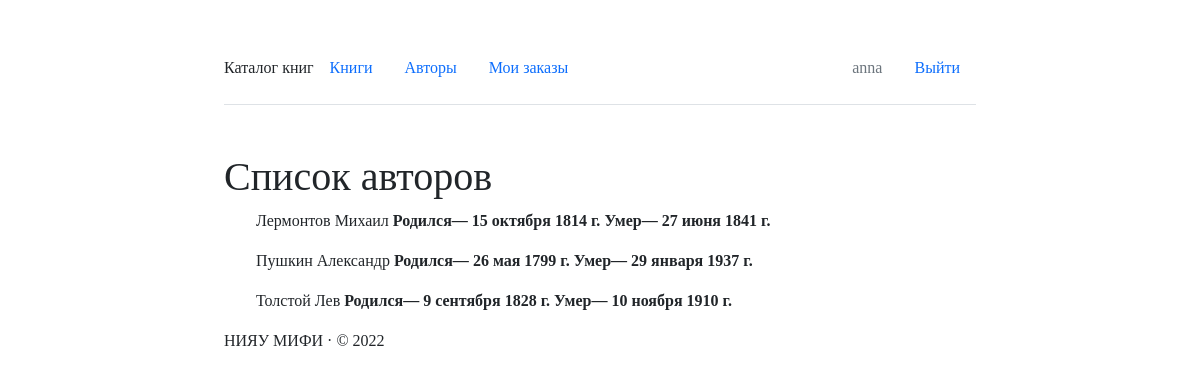
Page /authors/ (signed in) on the committed database.
### catalog/models.py (models this page shows, shortened)
class Author(models.Model):
    first_name = models.CharField(max_length=200, verbose_name='Имя автора')
    last_name = models.CharField(max_length=200, verbose_name='Фамилия автора')
    date_of_birth = models.DateField(
        verbose_name='Дата рождения', null=True, blank=True)
    date_of_death = models.DateField(
        verbose_name='Дата смерти', null=True, blank=True)
    class Meta:
        ordering = ('last_name', 'first_name' ,)
        verbose_name = 'Автор'
        verbose_name_plural = 'Авторы'

### catalog/views.py (the view)
# urls.py: re_path(r"^authors/$", views.AuthorListView.as_view(),
class AuthorListView(generic.ListView):
    model = Author
    paginate_by = 10

### catalog/templates/catalog/author_list.html
{%extends "base.html"%}
{%block content%}
<h1>Список авторов</h1>
  {%if author_list%}
    <ul>
      {% for author in author_list %}
      <p>
        {{author.last_name}} {{author.first_name}}
        <b>
          Родился—
          {{author.date_of_birth}}
        </b>
        <b>
          Умер—
          {{author.date_of_death}}
        </b>
      </p>
      {% endfor %}
    </ul>
  {%else%}
    <p>В базе данных нет авторов</p>
  {%endif%}
{%endblock%}

### catalog/templates/base.html (shortened to what this page needs)
{% load static %}
<html>
<head>
    <link href="https://cdn.jsdelivr.net/npm/bootstrap@5.2.2/dist/css/bootstrap.min.css" rel="stylesheet"
>
    <link rel="stylesheet" href="https://cdn.jsdelivr.net/npm/bootstrap-icons@1.9.1/font/bootstrap-icons.css">
    <link rel="stylesheet" href="{%static 'css/main.css'%}">
</head>
<body>
    <div class="col-lg-8 mx-auto p-4 py-md-5">
        <header class="d-flex align-items-center pb-3 mb-5 border-bottom">
            <a href="/" class="d-flex align-items-center text-dark text-decoration-none navbar-header">
                Каталог книг
            </a>
            <nav class="nav">
                <a href="{%url 'books'%}" class="nav-link">Книги</a>
                <a href="{%url 'authors'%}" class="nav-link">Авторы</a>
                {%if user.is_authenticated%}
                <a href="{%url 'my-borrowed'%}" class="nav-link">Мои заказы</a>
                {%endif%}
            </nav>
            <nav class="nav ms-auto">
                {%if user.is_authenticated%}
                <a class="nav-link disabled">{{user.get_username}}</a>
                <a href="{% url 'logout'%}?next={{request.path}}" class="nav-link">Выйти</a>
                {%else%}
                <a href="{% url 'login'%}?next={{request.path}}" class="nav-link">Войти</a>
                {%endif%}
            </nav>
        </header>
        <main>
            {%block content%}
            {%endblock%}
        </main>
        <footer>
            НИЯУ МИФИ &middot; &copy; 2022
        </footer>
    </div>
</body>
</html>

### catalog/static/css/main.css (style rules this page uses)
body { font-family: Avenir Next Cyr; }

### rows in the picture
Author: last_name "Лермонтов", first_name "Михаил", date_of_birth "15 октября 1814 г.", date_of_death "27 июня 1841 г."
Author: last_name "Пушкин", first_name "Александр", date_of_birth "26 мая 1799 г.", date_of_death "29 января 1937 г."
Author: last_name "Толстой", first_name "Лев", date_of_birth "9 сентября 1828 г.", date_of_death "10 ноября 1910 г."

### other values in the picture
{{ user.get_username }} "anna"
